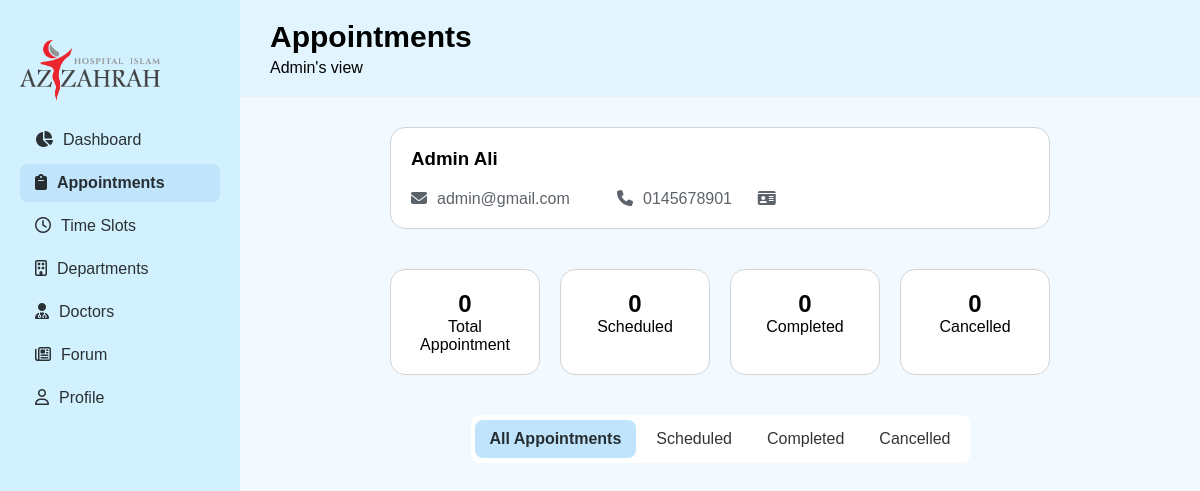
Before: /pages/appointments/appointments.php (signed in) with the older database file.
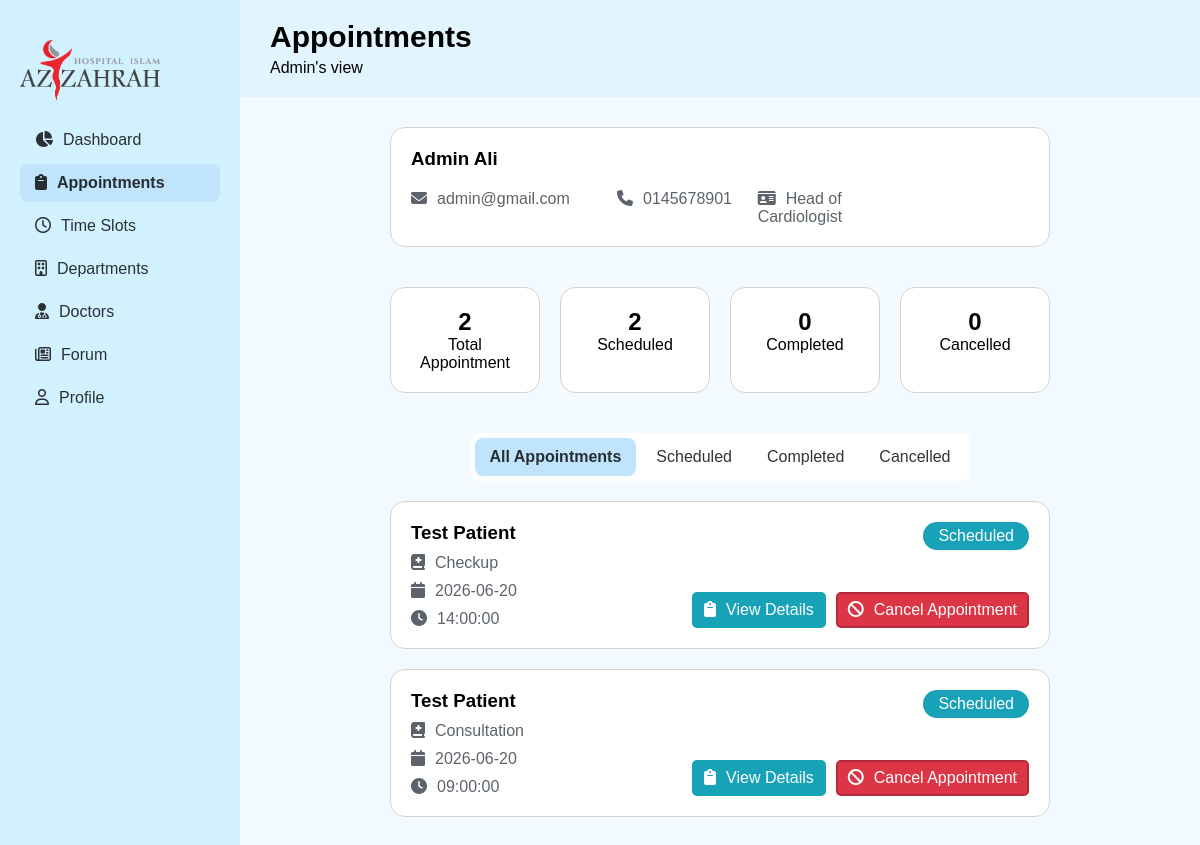
After: the same page with the newer database file.
### tables this page shows
CREATE TABLE `staff` (
  `staff_id` varchar(15) NOT NULL,
  `name` varchar(255) NOT NULL,
  `role` char(10) NOT NULL,
  `email` varchar(255) NOT NULL,
  `phone_no` varchar(20) NOT NULL,
  `specialty` varchar(255) NOT NULL,
  `bio` text DEFAULT NULL,
  `department_id` varchar(8) NOT NULL,
  `password` varchar(255) NOT NULL,
  `profile_picture` varchar(255) DEFAULT NULL
);

CREATE TABLE `appointment` (
  `appointment_id` varchar(15) NOT NULL,
  `date` date NOT NULL,
  `status` varchar(255) NOT NULL,
  `appointment_type` varchar(255) NOT NULL,
  `patient_remark` text DEFAULT NULL,
  `doctor_remark` text DEFAULT NULL,
  `time_slot_id` varchar(10) NOT NULL,
  `patient_id` varchar(15) NOT NULL,
  `staff_id` varchar(15) NOT NULL,
  `follow_up_appointment_id` varchar(15) DEFAULT NULL
);

CREATE TABLE `patient` (
  `patient_id` varchar(15) NOT NULL,
  `name` varchar(255) NOT NULL,
  `email` varchar(255) NOT NULL,
  `date_of_birth` date NOT NULL,
  `ic_number` varchar(12) NOT NULL,
  `phone_no` varchar(20) NOT NULL,
  `password` varchar(255) NOT NULL,
  `profile_picture` varchar(255) DEFAULT NULL
);

CREATE TABLE `time_slot` (
  `time_slot_id` varchar(10) NOT NULL,
  `time` time NOT NULL,
  `status` varchar(10) NOT NULL,
  `staff_id` varchar(15) NOT NULL
);

### pages/appointments/appointments.php (the view, shortened to what this page needs)
<?php
include('../../helper/connect.php');
$email = $_SESSION["email"];
$role = $_SESSION["role"];
$tableName = strtolower($role) == "patient" ? strtolower($role) : "staff";
$stmt = $conn->prepare("SELECT * FROM $tableName WHERE email = ?");
$stmt->bind_param("s", $email);
$stmt->execute();
$result = $stmt->get_result();
$user = $result->fetch_assoc();
?>
<!doctype html>
<html lang="en">
<head>
  <link rel="stylesheet" href="../../styles/styles.css" />
</head>
<body>
  <div id="container">
    <?php include("../../components/side-nav.php") ?>
    <main>
      <header>
        <div>
          <h1>Appointments</h1>
          <p id="role-view"><?php echo "$role's view" ?></p>
        </div>
      </header>
      <div id="content">
        <div id="user-info-card" class="card">
          <h3><?php echo $user["name"]; ?></h3>
          <div id="user-sub-info">
            <p class="text-gray"><i class="fa-solid fa-envelope"></i><?php echo $user["email"]; ?></p>
            <p class="text-gray"><i class="fa-solid fa-phone"></i><?php echo $user["phone_no"]; ?></p>
            <?php
            if ($role == "Patient") {
              echo "<p class='text-gray'><i class='fa-solid fa-id-card'></i>" . $user["ic_number"] . "</p>";
            } else {
              echo "<p class='text-gray'><i class='fa-solid fa-id-card'></i>" . $user["specialty"] . "</p>";
            }
            ?>
          </div>
        </div>
        <?php
        $userId = $user[$tableName . "_id"];
        $appointmentsStats = [];
        $appointmentStatusTypes = ["Scheduled", "Completed", "Cancelled"];
        $sql = "SELECT COUNT(*) AS total_appointments FROM appointment WHERE " . $tableName . "_id = '$userId'";
        $result = $conn->query($sql);
        if ($result->num_rows > 0) {
          $row = $result->fetch_assoc();
          $appointmentsStats["total_appointments"] = $row["total_appointments"];
        }
        foreach ($appointmentStatusTypes as $status) {
          $sql = "SELECT COUNT(*) AS " . strtolower($status) . "_appointments FROM appointment WHERE " . $tableName . "_id = '$userId' AND status = '$status'";
          $result = $conn->query($sql);
          if ($result->num_rows > 0) {
            $row = $result->fetch_assoc();
            $appointmentsStats[strtolower($status) . "_appointments"] = $row[strtolower($status) . "_appointments"];
          }
        }
        ?>
        <div class="horizontal-cards">
          <div id="total-appointments-card" class="card text-center">
            <h2><?php echo $appointmentsStats["total_appointments"]; ?></h2>
            <p>Total Appointment</p>
          </div>
          <div id="scheduled-appointments-card" class="card text-center">
            <h2><?php echo $appointmentsStats["scheduled_appointments"]; ?></h2>
            <p>Scheduled</p>
          </div>
          <div id="completed-appointments-card" class="card text-center">
            <h2><?php echo $appointmentsStats["completed_appointments"]; ?></h2>
            <p>Completed</p>
          </div>
          <div id="cancelled-appointments-card" class="card text-center">
            <h2><?php echo $appointmentsStats["cancelled_appointments"]; ?></h2>
            <p>Cancelled</p>
          </div>
        </div>
        <nav class="horizontal-nav" id="appointments-horizontal-nav">
          <ul class="nav-links">
            <li class="nav-link active-link" data-status="">
              <a>All Appointments</a>
            </li>
            <li class="nav-link" data-status="Scheduled">
              <a>Scheduled</a>
            </li>
            <li class="nav-link" data-status="Completed"><a>Completed</a></li>
            <li class="nav-link" data-status="Cancelled"><a>Cancelled</a></li>
          </ul>
        </nav>
        <div class="display-cards">
          <?php
          if ($role == "Patient") {
            $id = $user["patient_id"];
            $sql = "SELECT staff.name, staff.specialty, appointment.*, time_slot.time FROM appointment
              JOIN staff
              USING (staff_id)
              JOIN time_slot
              USING (time_slot_id)
              WHERE patient_id = '$id'
              ORDER BY appointment_id DESC";
          } else {
            $id = $user["staff_id"];
            $sql = "SELECT patient.name, appointment.*, time_slot.time FROM appointment
              JOIN patient
              USING (patient_id)
              JOIN time_slot
              USING (time_slot_id)
              WHERE appointment.staff_id = '$id'
              ORDER BY appointment_id DESC";
          }
          $result = $conn->query($sql);
          if ($result->num_rows > 0) {
            while ($row = $result->fetch_assoc()) {
              ?>
              <div class="display-card-left-right card" data-status="<?php echo $row["status"]; ?>">
                <div class="display-card-left">
                  <h3><?php echo $row["name"]; ?></h3>
                  <?php
                  if ($role == "Patient") {
                    ?>
                    <p class="text-gray"><i class="fa-solid fa-user-doctor"></i><?php echo $row["specialty"] ?></p>
                    <?php
                  } else {
                    ?>
                    <p class="text-gray"><i class="fa-solid fa-book-medical"></i><?php echo $row["appointment_type"] ?></p>
                    <?php
                  }
                  ?>
                  <p class="text-gray"><i class="fa-solid fa-calendar"></i><?php echo $row["date"] ?></p>
                  <p class="text-gray"><i class="fa-solid fa-clock"></i><?php echo $row["time"] ?></p>
                </div>
                <div class="display-card-right">
                  <span class="badge badge-<?php echo $row["status"] == "Scheduled" ? "info" : ($row["status"] == "Completed" ? "success" : "danger") ?>"><?php echo $row["status"] ?></span>
                  <div class="btns">
                    <a class="btn btn-info view-details-btn" href="appointment-details.php?appointment_id=<?php echo $row["appointment_id"]; ?>"><i class="fa-solid fa-clipboard"></i>View Details</a>
                    <?php
                    if ($row["status"] == "Scheduled") {
                      $appointmentId = $row["appointment_id"];
                      echo "<a class='btn btn-danger' id='cancel-appointment-btn' data-id='$appointmentId'><i class='fa-solid fa-ban'></i>Cancel Appointment</a>";
                    }
                    ?>
                  </div>
                </div>
              </div>
              <?php
            }
          }
          ?>
        </div>
      </div>
    </main>
  </div>
</body>
</html>

### components/side-nav.php (shortened to what this page needs)
<?php
$role = $_SESSION["role"];
?>
<!doctype html>
<html lang="en">
<head>
  <link rel="stylesheet" href="../../styles/styles.css" />
</head>
<body>
  <nav id="side-nav">
    <div id="nav-content">
      <img src="../../images/logo-azzahrah.png" alt="Hostpital Islam Azzahrah Logo" id="logo" />
      <ul class="nav-links">
        <?php
        if ($role != "Patient") {
          echo "<li class='nav-link'><a href='../../pages/dashboard/dashboard.php'><i class='fa-solid fa-chart-pie'></i>Dashboard</a></li>";
        }
        ?>
        <li class="nav-link">
          <a href="../../pages/appointments/appointments.php"><i class="fa-regular fa-clipboard"></i>Appointments</a>
        </li>
        <?php
        if ($role != "Patient") {
          echo "<li class='nav-link'><a href='../../pages/time-slots/time-slots.php'><i class='fa-regular fa-clock'></i>Time Slots</a></li>";
        }
        ?>
        <?php
        if ($role == "Admin") {
          echo "<li class='nav-link'><a href='../../pages/departments/departments.php'><i class='fa-regular fa-building'></i>Departments</a></li>";
        }
        ?>
        <?php
        if ($role == "Admin") {
          echo "<li class='nav-link'><a href='../../pages/doctors/doctor.php'><i class='fa-solid fa-user-doctor'></i>Doctors</a></li>";
        }
        ?>
        <li class="nav-link">
          <a href="../../pages/forum/forum.php"><i class="fa-regular fa-newspaper"></i>Forum</a>
        </li>
        <li class="nav-link">
          <a href="../../pages/profile/profile.php"><i class="fa-regular fa-user"></i>Profile</a>
        </li>
      </ul>
    </div>
  </nav>
</body>
</html>

### styles/styles.css (style rules this page uses)
:root { --side-nav-bg-color: #d2f1ff; --main-bg-color: #f2faff; --primary-blue: #8ec9f3; --secondary-blue: #bfe4fb; --header-bg-color: #e2f5ff; --success-normal: #198754; --success-hover: #157347; --success-border: #146c43; --secondary-normal: #6c757d; --secondary-hover: #5c636a; --secondary-border: #565e64; --danger-normal: #dc3545; --danger-hover: #bb2d3b; --danger-border: #b02a37; --warning-normal: #ffc107; --warning-hover: #ffca2c; --warning-border: #ffc720; --info-normal: #17a2b8; --info-hover: #138496; --info-border: #17a2b8; }
* { margin: 0; padding: 0; box-sizing: border-box; font-family: Arial, Helvetica, sans-serif; scroll-behavior: smooth; }
main { background-color: var(--main-bg-color); height: 100%; overflow: auto; }
#container { height: 100vh; }
header { background-color: var(--header-bg-color); padding: 20px 30px; position: sticky; top: 0; left: 0; display: flex; align-items: center; gap: 20px; }
header h1 { font-size: 30px; margin-bottom: 5px; }
#content { padding: 10px 15px; }
@media screen and (min-width: 1000px) { main { float: right; width: 80%; } }
@media screen and (min-width: 1000px) { #content { padding: 10px 150px; } }
#side-nav { display: none; position: absolute; top: 50px; left: 50px; background-color: var(--side-nav-bg-color); z-index: 100; border-radius: 20px; border: 2px solid var(--primary-blue); }
#logo { display: none; }
#nav-content { padding: 10px; }
.nav-links { list-style-type: none; }
.nav-link { margin: 5px 0; padding: 10px 15px; border-radius: 8px; transition: 0.2s; }
.nav-link a { text-decoration: none; color: rgba(0, 0, 0, 0.8); display: block; width: 100%; }
.active-link { font-weight: bold; background-color: var(--secondary-blue); }
@media screen and (min-width: 800px) { #side-nav { position: inherit; float: left; display: block; width: 20%; height: 100%; border: none; border-radius: 0; } }
@media screen and (min-width: 800px) { #nav-content { padding: 20px; } }
@media screen and (min-width: 800px) { #logo { display: block; text-align: center; width: 70%; margin-top: 20px; margin-bottom: 20px; } }
@media screen and (min-width: 800px) { .nav-link { text-align: start; } }
#appointments-horizontal-nav { display: none; }
@media screen and (min-width: 468px) { #appointments-horizontal-nav { display: block; } }
#user-info-card h3 { display: flex; align-items: center; gap: 5px; margin-bottom: 20px; }
#user-sub-info { display: flex; flex-direction: column; gap: 10px; }
@media screen and (min-width: 800px) { #user-sub-info { display: grid; grid-template-columns: 1.5fr 1fr 1fr 1fr; } }
.horizontal-cards { display: grid; grid-template-columns: repeat(2, 1fr); gap: 20px; }
@media screen and (min-width: 800px) { .horizontal-cards { display: flex; justify-content: space-between; } }
i { margin-right: 10px; }
.card { background-color: white; padding: 20px; margin: 20px auto; border-radius: 15px; border: 1px solid lightgray; width: 100%; transition: 0.3s; }
.text-center { text-align: center; }
.btn { padding: 7px 10px; border-radius: 5px; cursor: pointer; color: white; transition: 0.2s; font-size: 16px; white-space: nowrap; height: fit-content; text-align: center; text-decoration: none; }
.btn-info { background-color: var(--info-normal); border: 2px solid var(--info-border); }
.btn-danger { background-color: var(--danger-normal); border: 2px solid var(--danger-border); }
.btns { display: flex; flex-direction: column; gap: 5px; justify-content: end; }
@media screen and (min-width: 468px) { .btns { flex-direction: row; } }
@media screen and (min-width: 800px) { .btns { display: flex; gap: 10px; justify-content: center; } }
.badge { border-radius: 15px; padding: 5px 15px; font-size: 16px; width: fit-content; margin-bottom: 20px; }
.badge-info { background-color: var(--info-normal); color: white; }
.display-card-left-right { display: flex; justify-content: space-between; }
.display-card-left { width: 40%; display: flex; flex-direction: column; align-items: start; gap: 10px; }
.display-card-right { width: 60%; display: flex; flex-direction: column; justify-content: space-between; align-items: end; }
.text-gray { color: var(--secondary-hover); }
.horizontal-nav ul { display: flex; background-color: white; width: fit-content; margin: 20px auto; border-radius: 8px; padding: 0 4px; gap: 5px; text-align: center; align-items: center; }

Changed rows visible on the page:
changed staff "Admin Ali": specialty (not shown) → "Head of Cardiologist"
added appointment: patient.name "Test Patient", appointment_type "Checkup", date "2026-06-20", time_slot.time "14:00:00", status "Scheduled"
added appointment: patient.name "Test Patient", appointment_type "Consultation", date "2026-06-20", time_slot.time "09:00:00", status "Scheduled"
Other visible differences:
$appointmentsStats["total_appointments"]: "0" → "2"
$appointmentsStats["scheduled_appointments"]: "0" → "2"
